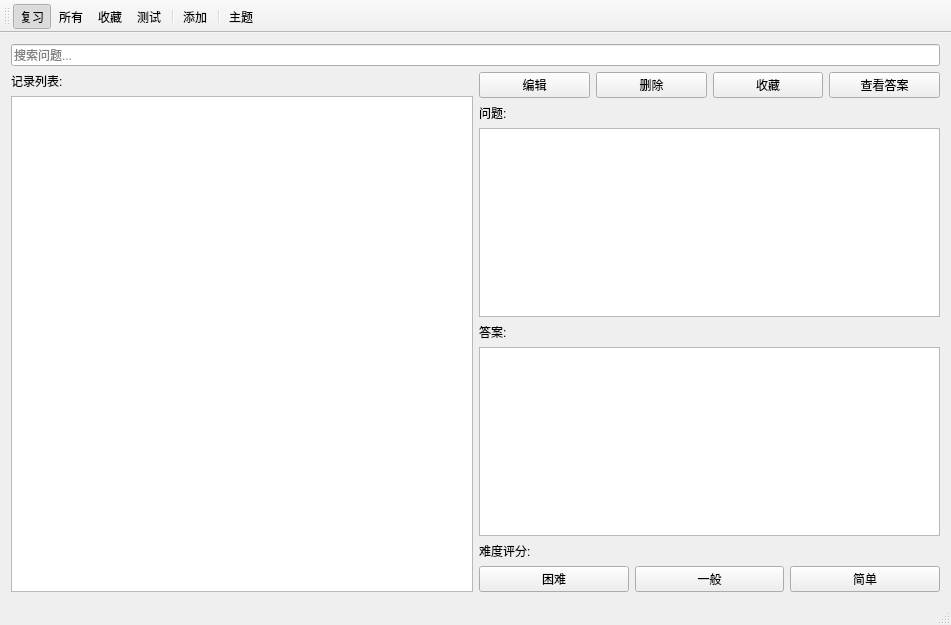
<?xml version="1.0" encoding="UTF-8"?>
<ui version="4.0">
 <class>reviewappClass</class>
 <widget class="QMainWindow" name="reviewappClass">
  <property name="geometry">
   <rect>
    <x>0</x>
    <y>0</y>
    <width>951</width>
    <height>625</height>
   </rect>
  </property>
  <property name="windowTitle">
   <string>reviewapp</string>
  </property>
  <widget class="QWidget" name="centralWidget">
   <layout class="QVBoxLayout" name="verticalLayout_3">
    <item>
     <widget class="QLineEdit" name="filterTextBox">
      <property name="placeholderText">
       <string>搜索问题...</string>
      </property>
     </widget>
    </item>
    <item>
     <layout class="QHBoxLayout" name="horizontalLayout_3">
      <item>
       <layout class="QVBoxLayout" name="verticalLayout_2">
        <item>
         <widget class="QLabel" name="label_4">
          <property name="text">
           <string>记录列表:</string>
          </property>
         </widget>
        </item>
        <item>
         <widget class="QListView" name="cardListView"/>
        </item>
       </layout>
      </item>
      <item>
       <layout class="QVBoxLayout" name="verticalLayout">
        <item>
         <layout class="QHBoxLayout" name="horizontalLayout_2">
          <item>
           <widget class="QPushButton" name="editBtn">
            <property name="text">
             <string>编辑</string>
            </property>
           </widget>
          </item>
          <item>
           <widget class="QPushButton" name="deleteBtn">
            <property name="text">
             <string>删除</string>
            </property>
           </widget>
          </item>
          <item>
           <widget class="QPushButton" name="favBtn">
            <property name="text">
             <string>收藏</string>
            </property>
            <property name="checkable">
             <bool>true</bool>
            </property>
           </widget>
          </item>
          <item>
           <widget class="QPushButton" name="viewAnswerBtn">
            <property name="text">
             <string>查看答案</string>
            </property>
            <property name="checkable">
             <bool>true</bool>
            </property>
           </widget>
          </item>
         </layout>
        </item>
        <item>
         <widget class="QLabel" name="label_2">
          <property name="text">
           <string>问题:</string>
          </property>
         </widget>
        </item>
        <item>
         <widget class="QPlainTextEdit" name="questionTextBox">
          <property name="readOnly">
           <bool>true</bool>
          </property>
         </widget>
        </item>
        <item>
         <widget class="QLabel" name="label_3">
          <property name="text">
           <string>答案:</string>
          </property>
         </widget>
        </item>
        <item>
         <widget class="QTextEdit" name="answerTextBox">
          <property name="readOnly">
           <bool>true</bool>
          </property>
         </widget>
        </item>
        <item>
         <widget class="QLabel" name="label">
          <property name="text">
           <string>难度评分:</string>
          </property>
         </widget>
        </item>
        <item>
         <layout class="QHBoxLayout" name="horizontalLayout">
          <item>
           <widget class="QPushButton" name="hardBtn">
            <property name="text">
             <string>困难</string>
            </property>
           </widget>
          </item>
          <item>
           <widget class="QPushButton" name="normalBtn">
            <property name="text">
             <string>一般</string>
            </property>
           </widget>
          </item>
          <item>
           <widget class="QPushButton" name="easyBtn">
            <property name="text">
             <string>简单</string>
            </property>
           </widget>
          </item>
         </layout>
        </item>
       </layout>
      </item>
     </layout>
    </item>
   </layout>
  </widget>
  <widget class="QToolBar" name="mainToolBar">
   <attribute name="toolBarArea">
    <enum>TopToolBarArea</enum>
   </attribute>
   <attribute name="toolBarBreak">
    <bool>false</bool>
   </attribute>
   <addaction name="actionReview"/>
   <addaction name="actionAll"/>
   <addaction name="actionFav"/>
   <addaction name="actionTest"/>
   <addaction name="separator"/>
   <addaction name="actionAdd"/>
   <addaction name="separator"/>
   <addaction name="actionTheme"/>
  </widget>
  <widget class="QStatusBar" name="statusBar"/>
  <action name="actionReview">
   <property name="checkable">
    <bool>true</bool>
   </property>
   <property name="checked">
    <bool>true</bool>
   </property>
   <property name="text">
    <string>复习</string>
   </property>
   <property name="menuRole">
    <enum>QAction::MenuRole::NoRole</enum>
   </property>
  </action>
  <action name="actionAll">
   <property name="checkable">
    <bool>true</bool>
   </property>
   <property name="text">
    <string>所有</string>
   </property>
   <property name="menuRole">
    <enum>QAction::MenuRole::NoRole</enum>
   </property>
  </action>
  <action name="actionFav">
   <property name="checkable">
    <bool>true</bool>
   </property>
   <property name="text">
    <string>收藏</string>
   </property>
   <property name="menuRole">
    <enum>QAction::MenuRole::NoRole</enum>
   </property>
  </action>
  <action name="actionTest">
   <property name="checkable">
    <bool>true</bool>
   </property>
   <property name="text">
    <string>测试</string>
   </property>
   <property name="menuRole">
    <enum>QAction::MenuRole::NoRole</enum>
   </property>
  </action>
  <action name="actionAdd">
   <property name="text">
    <string>添加</string>
   </property>
   <property name="menuRole">
    <enum>QAction::MenuRole::NoRole</enum>
   </property>
  </action>
  <action name="actionTheme">
   <property name="text">
    <string>主题</string>
   </property>
   <property name="menuRole">
    <enum>QAction::MenuRole::NoRole</enum>
   </property>
  </action>
 </widget>
 <layoutdefault spacing="6" margin="11"/>
 <resources>
  <include location="reviewapp.qrc"/>
 </resources>
 <connections/>
</ui>
